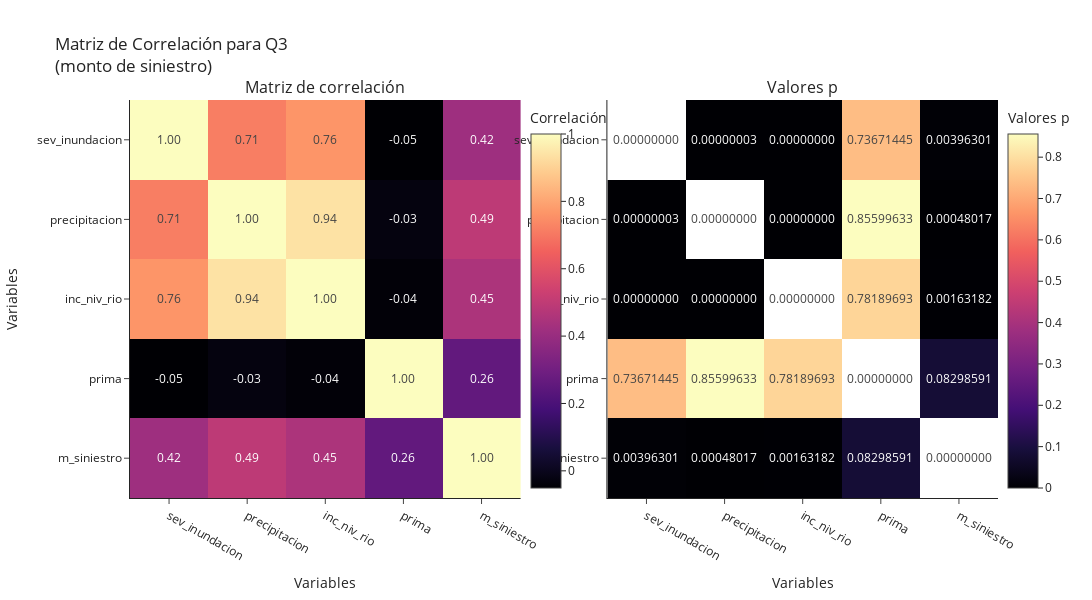

The notebook cell this image was saved under:
### Markdown cell above
***ANOTACIONES:***

* Cuartiles:
    * Los rangos de los cuartiles (en millones de pesos) se dividen de la siguiente manera:
        * Cuartil 1: (0.019, 0.17)
        * Cuartil 2: (0.17, 0.35)
        * Cuartil 3: (0.35, 0.77)
        * Cuartil 4: (0.77, 4.28)
    * Los cuartiles más bajos (Cuartil 1 y Cuartil 2) agrupan los montos de siniestros más pequeños, mientras que los cuartiles 3 y 4 agrupan los siniestros más altos.
    * Cuartil 1: El número de siniestros en este cuartil parece disminuir de manera general en el tiempo. En 2014, hay un conteo alto (8 siniestros), mientras que en 2021 el número es más bajo (1 siniestro). 
    * Cuartil 2: El número de siniestros es más variable a lo largo de los años. Por ejemplo, 2022 presenta un pico de siniestros en este cuartil (11 siniestros), lo que está reflejado en el color más oscuro. Sin embargo, en otros años, como 2020, el conteo es bajo (solo 2 siniestros).
    * Cuartil 3: La cantidad de siniestros en este cuartil es relativamente constante, con algunos años mostrando fluctuaciones. Por ejemplo, el año 2023 y 2021 tienen solo 1 siniestro en este cuartil, mientras que 2018 y 2020 tienen 7 y 8 siniestros, respectivamente.
    * Cuartil 4: Este cuartil agrupa los montos de siniestro más altos. La cantidad de siniestros en este rango varía, pero tiende a ser baja en la mayoría de los años. Sin embargo, en 2023, se observa un incremento, con 8 siniestros registrados en este cuartil, lo que es reflejado por el color más oscuro en la celda correspondiente.
* En 2022, destaca un pico en el Cuartil 2 (11 siniestros), lo que representa un valor anormalmente alto en comparación con otros años. Este patrón puede indicar un incremento en los montos de siniestro moderados en este año en particular.
* En el Cuartil 4, los montos de siniestro más altos (0.77 a 4.28 millones) se incrementan hacia 2023, con un conteo notable de 8 siniestros. Esto podría indicar un aumento en los siniestros más costosos en los años recientes.
* Los siniestros en el Cuartil 1 (montos más bajos) son más frecuentes en los primeros años, con una tendencia general a disminuir en los últimos años, lo que sugiere que la cantidad de siniestros pequeños ha ido decreciendo.
* En los cuartiles superiores, especialmente el Cuartil 3 y el Cuartil 4, parece haber una tendencia a registrar más siniestros en los años más recientes (especialmente en 2022 y 2023), lo que podría indicar un incremento en los montos de siniestro conforme pasa el tiempo.

### Code cell
# ¿Que es lo que hace que un monto de siniestro este en el ultimo cuantil? ¿Como se distribuyen las primas en este cuantil?
df_q3_m_siniestro = df_aux[df_aux['monto_de_siniestro'] > 0.77]
df_q3_m_siniestro = df_q3_m_siniestro[['severidad_de_la_inundación_(escala_1-5)', 'precipitación_(mm)','incremento_del_nivel_del_río_(m)', 'prima','monto_de_siniestro']]
new_column_names = {
    'severidad_de_la_inundación_(escala_1-5)': 'sev_inundacion',
    'precipitación_(mm)': 'precipitacion',
    'incremento_del_nivel_del_río_(m)': 'inc_niv_rio',
    'monto_de_siniestro': 'm_siniestro'
}

df_q3_m_siniestro = df_q3_m_siniestro.rename(columns=new_column_names)

title='Matriz de Correlación para Q3<br>(monto de siniestro)'
xtitle='Variables'
ytitle='Variables'
template="simple_white"

mf.correlation_matrix_with_pvalues(df_q3_m_siniestro, title, xtitle, ytitle, template)

### Figure 1 — Plotly figure (JSON) as saved in the notebook; plotly's stock layout.template omitted (floating-point values rounded to 4 significant figures)
{"data": [{"colorbar": {"title": {"text": "Correlación"}, "x": 0.45}, "colorscale": [[0, "#000004"], [0.1111, "#180f3d"], [0.2222, "#440f76"], [0.3333, "#721f81"], [0.4444, "#9e2f7f"], [0.5556, "#cd4071"], [0.6667, "#f1605d"], [0.7778, "#fd9668"], [0.8889, "#feca8d"], [1, "#fcfdbf"]], "text": [[0.4167, 0.4943, 0.4516, 0.2584, 1], [-0.05094, -0.02751, -0.04196, 1, 0.2584], [0.7639, 0.9374, 1, -0.04196, 0.4516], [0.7136, 1, 0.9374, -0.02751, 0.4943], [1, 0.7136, 0.7639, -0.05094, 0.4167]], "texttemplate": "%{text:.2f}", "type": "heatmap", "x": ["sev_inundacion", "precipitacion", "inc_niv_rio", "prima", "m_siniestro"], "xaxis": "x", "y": ["m_siniestro", "prima", "inc_niv_rio", "precipitacion", "sev_inundacion"], "yaxis": "y", "z": [[0.4167, 0.4943, 0.4516, 0.2584, 1], [-0.05094, -0.02751, -0.04196, 1, 0.2584], [0.7639, 0.9374, 1, -0.04196, 0.4516], [0.7136, 1, 0.9374, -0.02751, 0.4943], [1, 0.7136, 0.7639, -0.05094, 0.4167]]}, {"colorbar": {"title": {"text": "Valores p"}, "x": 1}, "colorscale": [[0, "#000004"], [0.1111, "#180f3d"], [0.2222, "#440f76"], [0.3333, "#721f81"], [0.4444, "#9e2f7f"], [0.5556, "#cd4071"], [0.6667, "#f1605d"], [0.7778, "#fd9668"], [0.8889, "#feca8d"], [1, "#fcfdbf"]], "text": [[0.003963, 0.0004802, 0.001632, 0.08299, null], [0.7367, 0.856, 0.7819, null, 0.08299], [6.563e-10, 8.846e-22, null, 0.7819, 0.001632], [2.598e-08, null, 8.846e-22, 0.856, 0.0004802], [null, 2.598e-08, 6.563e-10, 0.7367, 0.003963]], "texttemplate": "%{text:.8f}", "type": "heatmap", "x": ["sev_inundacion", "precipitacion", "inc_niv_rio", "prima", "m_siniestro"], "xaxis": "x2", "y": ["m_siniestro", "prima", "inc_niv_rio", "precipitacion", "sev_inundacion"], "yaxis": "y2", "z": [[0.003963, 0.0004802, 0.001632, 0.08299, null], [0.7367, 0.856, 0.7819, null, 0.08299], [6.563e-10, 8.846e-22, null, 0.7819, 0.001632], [2.598e-08, null, 8.846e-22, 0.856, 0.0004802], [null, 2.598e-08, 6.563e-10, 0.7367, 0.003963]]}], "layout": {"annotations": [{"font": {"size": 16}, "showarrow": false, "text": "Matriz de correlación", "x": 0.225, "xanchor": "center", "xref": "paper", "y": 1, "yanchor": "bottom", "yref": "paper"}, {"font": {"size": 16}, "showarrow": false, "text": "Valores p", "x": 0.775, "xanchor": "center", "xref": "paper", "y": 1, "yanchor": "bottom", "yref": "paper"}], "height": 600, "title": {"text": "Matriz de Correlación para Q3<br>(monto de siniestro)"}, "width": 1900, "xaxis": {"anchor": "y", "domain": [0, 0.45], "title": {"text": "Variables"}}, "xaxis2": {"anchor": "y2", "domain": [0.55, 1], "title": {"text": "Variables"}}, "yaxis": {"anchor": "x", "domain": [0, 1], "title": {"text": "Variables"}}, "yaxis2": {"anchor": "x2", "domain": [0, 1]}}}
